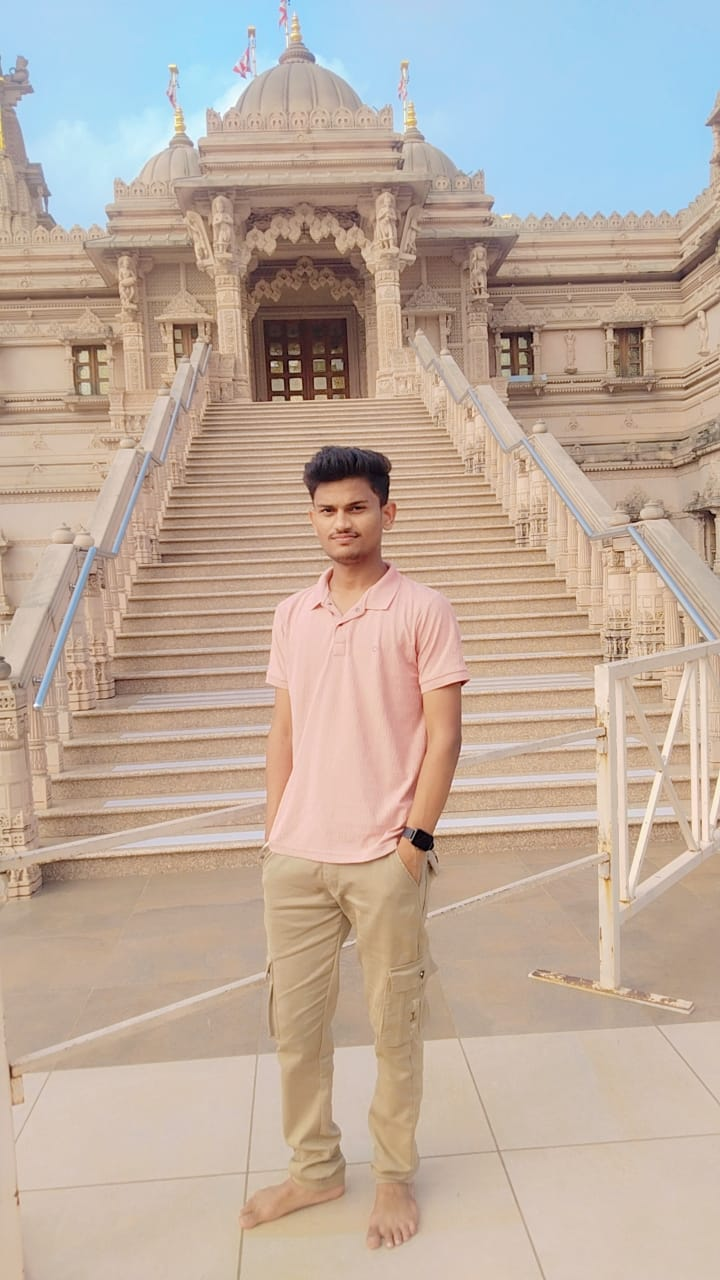
#> input picture Image Filtering/image.jpg, 720 x 1280 px, found by its file name
$ python D_text.py
#> lines starting #> are read from the running program, lines starting #| are printed output that depends on the picture; after the words box and inside, x2 and y2 are one past the last pixel; in counts of white or black regions, pixels touching at a corner belong together
import cv2

image = cv2.imread("image.jpg")
#> image is the input picture: shape (1280, 720, 3); mean B, G, R 158.4, 171.9, 189.3
if image is None :
    print("Error")

else:
   print("loaded")

   cv2.putText(image , "Rushikesh",(450,200),cv2.FONT_HERSHEY_SIMPLEX ,1.2,(0,255,255),3)
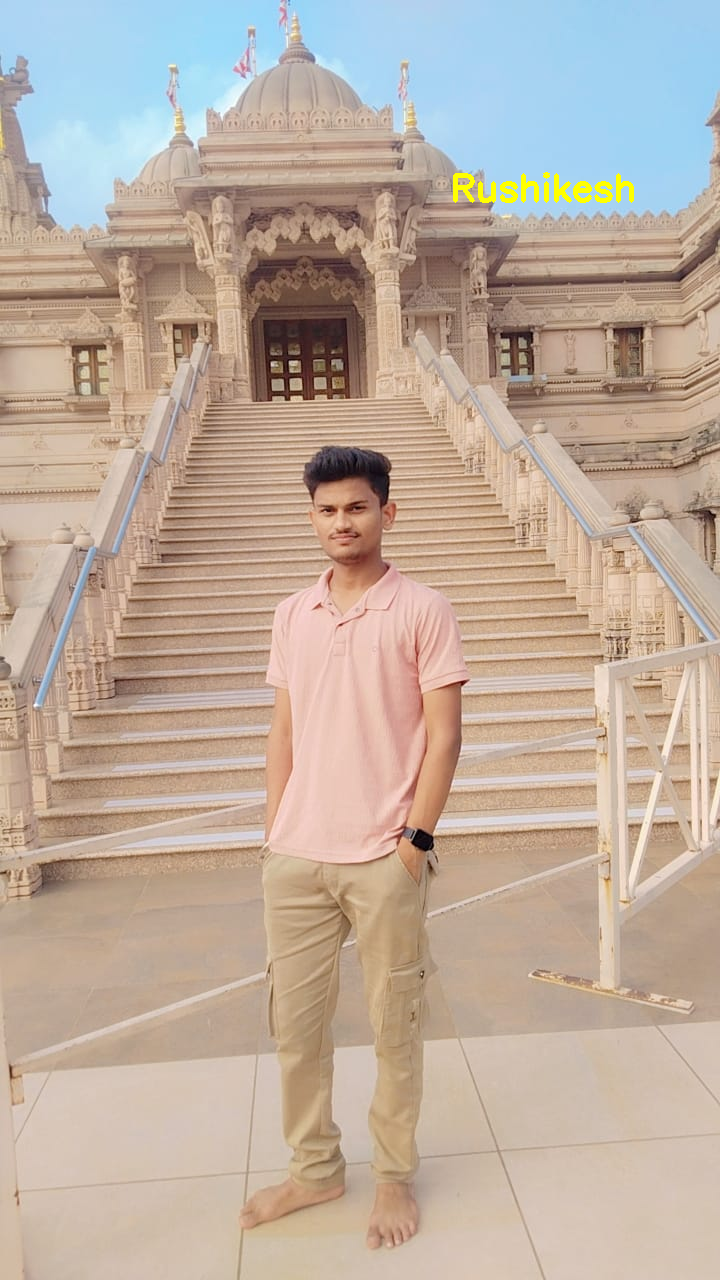
#> image: shape (1280, 720, 3); 0.26% of pixels changed, all inside (x1, y1, x2, y2) = (453, 172, 634, 203)
   cv2.imshow("Text ",image)
   cv2.waitKey(0)
   cv2.destroyAllWindows()
